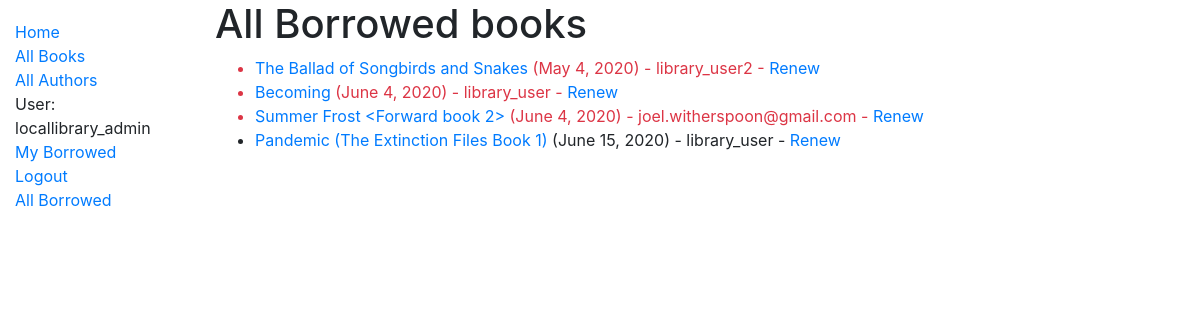
/catalog/borrowed/ (signed in), run on an earlier commit of the app's database.
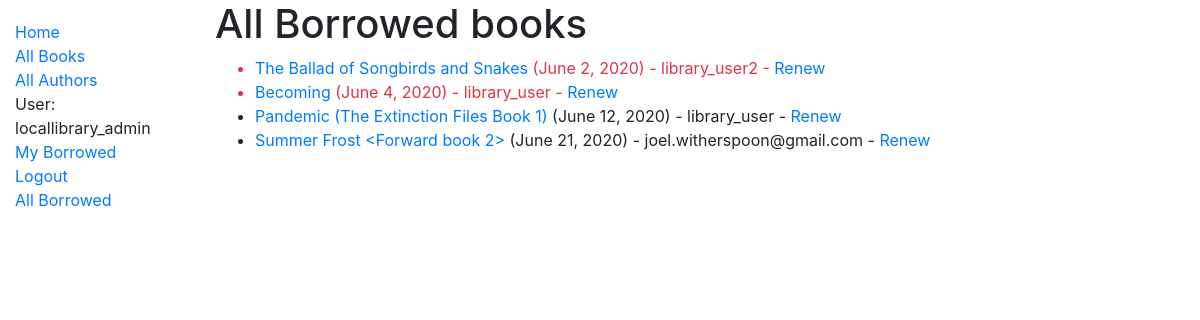
And on a later commit of the database.
### catalog/models.py (models this page shows, shortened)
class BookInstance(models.Model):
    id = models.UUIDField(primary_key=True, default=uuid.uuid4, help_text='Unique ID for this particular book across '
                                                                          'whole library')
    book = models.ForeignKey('Book', on_delete=models.SET_NULL, null=True)
    imprint = models.CharField(max_length=200)
    due_back = models.DateField(null=True, blank=True)
    borrower = models.ForeignKey(User, on_delete=models.SET_NULL, null=True, blank=True)
    LOAN_STATUS = (
        ('m', 'Maintenance'),
        ('o', 'On Loan'),
        ('a', 'Available'),
        ('r', 'Reserved'),
    )
    status = models.CharField(
        max_length=1,
        choices=LOAN_STATUS,
        blank=True,
        default='m',
        help_text='Book availability',
    )
    class Meta:
        ordering = ['due_back']
        app_label = 'catalog'
        permissions = (("can_mark_returned", "Set book as returned"),)
    @property
    def is_overdue(self):
        if self.due_back and date.today() > self.due_back:
            return True
        return False

class Book(models.Model):
    title = models.CharField(max_length=200)
    author = models.ForeignKey('Author', on_delete=models.SET_NULL, null=True)
    summary = models.TextField(max_length=1000, help_text='Enter a brief description of the book')
    isbn = models.CharField('ISBN', max_length=13, help_text='13 Characters <a href="https://www.isbn-international'
                                                             '.org/content/what-isbn">ISBN number</a>')
    genre = models.ManyToManyField('Genre', help_text='Select a genre for this book')
    iso_639_1 = (('ab', 'Abkhaz'),
                 ('aa', 'Afar'),
                 ('af', 'Afrikaans'),
                 ('ak', 'Akan'),
                 ('sq', 'Albanian'),
                 ('am', 'Amharic'),
                 ('ar', 'Arabic'),
                 ('an', 'Aragonese'),
                 ('hy', 'Armenian'),
                 ('as', 'Assamese'),
                 ('av', 'Avaric'),
                 ('ae', 'Avestan'),
                 ('ay', 'Aymara'),
                 ('az', 'Azerbaijani'),
                 ('bm', 'Bambara'),
                 ('ba', 'Bashkir'),
                 ('eu', 'Basque'),
                 ('be', 'Belarusian'),
                 ('bn', 'Bengali'),
                 ('bh', 'Bihari'),
                 ('bi', 'Bislama'),
                 ('bs', 'Bosnian'),
                 ('br', 'Breton'),
                 ('bg', 'Bulgarian'),
                 ('my', 'Burmese'),
                 ('ca', 'Catalan; Valencian'),
                 ('ch', 'Chamorro'),
                 ('ce', 'Chechen'),
                 ('ny', 'Chichewa; Chewa; Nyanja'),
                 ('zh', 'Chinese'),
                 ('cv', 'Chuvash'),
                 ('kw', 'Cornish'),
                 ('co', 'Corsican'),
                 ('cr', 'Cree'),
                 ('hr', 'Croatian'),
                 ('cs', 'Czech'),
                 ('da', 'Danish'),
                 ('dv', 'Divehi; Maldivian;'),
                 ('nl', 'Dutch'),
                 ('dz', 'Dzongkha'),
                 ('en', 'English'),
                 ('eo', 'Esperanto'),
                 ('et', 'Estonian'),
                 ('ee', 'Ewe'),
                 ('fo', 'Faroese'),
                 ('fj', 'Fijian'),
                 ('fi', 'Finnish'),
                 ('fr', 'French'),
                 ('ff', 'Fula'),
                 ('gl', 'Galician'),
                 ('ka', 'Georgian'),
                 ('de', 'German'),
                 ('el', 'Greek, Modern'),
                 ('gn', 'Guaraní'),
                 ('gu', 'Gujarati'),
                 ('ht', 'Haitian'),
                 ('ha', 'Hausa'),
                 ('he', 'Hebrew (modern)'),
                 ('hz', 'Herero'),
                 ('hi', 'Hindi'),
                 ('ho', 'Hiri Motu'),
                 ('hu', 'Hungarian'),
                 ('ia', 'Interlingua'),
                 ('id', 'Indonesian'),
                 ('ie', 'Interlingue'),
                 ('ga', 'Irish'),
                 ('ig', 'Igbo'),
                 ('ik', 'Inupiaq'),
                 ('io', 'Ido'),
                 ('is', 'Icelandic'),
                 ('it', 'Italian'),
                 ('iu', 'Inuktitut'),
                 ('ja', 'Japanese'),
                 ('jv', 'Javanese'),
                 ('kl', 'Kalaallisut'),
                 ('kn', 'Kannada'),
                 ('kr', 'Kanuri'),
                 ('ks', 'Kashmiri'),
                 ('kk', 'Kazakh'),
                 ('km', 'Khmer'),
                 ('ki', 'Kikuyu, Gikuyu'),
                 ('rw', 'Kinyarwanda'),
                 ('ky', 'Kirghiz, Kyrgyz'),
                 ('kv', 'Komi'),
                 ('kg', 'Kongo'),
                 ('ko', 'Korean'),
                 ('ku', 'Kurdish'),
                 ('kj', 'Kwanyama, Kuanyama'),
                 ('la', 'Latin'),
                 ('lb', 'Luxembourgish'),
                 ('lg', 'Luganda'),
                 ('li', 'Limburgish'),
                 ('ln', 'Lingala'),
                 ('lo', 'Lao'),
                 ('lt', 'Lithuanian'),
                 ('lu', 'Luba-Katanga'),
                 ('lv', 'Latvian'),
                 ('gv', 'Manx'),
                 ('mk', 'Macedonian'),
                 ('mg', 'Malagasy'),
                 ('ms', 'Malay'),
                 ('ml', 'Malayalam'),
                 ('mt', 'Maltese'),
                 ('mi', 'Māori'),
                 ('mr', 'Marathi (Marāṭhī)'),
                 ('mh', 'Marshallese'),
                 ('mn', 'Mongolian'),
                 ('na', 'Nauru'),
                 ('nv', 'Navajo, Navaho'),
                 ('nb', 'Norwegian Bokmål'),
                 ('nd', 'North Ndebele'),
                 ('ne', 'Nepali'),
                 ('ng', 'Ndonga'),
                 ('nn', 'Norwegian Nynorsk'),
                 ('no', 'Norwegian'),
                 ('ii', 'Nuosu'),
                 ('nr', 'South Ndebele'),
                 ('oc', 'Occitan'),
                 ('oj', 'Ojibwe, Ojibwa'),
                 ('cu', 'Old Church Slavonic'),
                 ('om', 'Oromo'),
                 ('or', 'Oriya'),
                 ('os', 'Ossetian, Ossetic'),
                 ('pa', 'Panjabi, Punjabi'),
                 ('pi', 'Pāli'),
                 ('fa', 'Persian'),
                 ('pl', 'Polish'),
                 ('ps', 'Pashto, Pushto'),
                 ('pt', 'Portuguese'),
                 ('qu', 'Quechua'),
                 ('rm', 'Romansh'),
                 ('rn', 'Kirundi'),
                 ('ro', 'Romanian, Moldavan'),
                 ('ru', 'Russian'),
                 ('sa', 'Sanskrit (Saṁskṛta)'),
                 ('sc', 'Sardinian'),
                 ('sd', 'Sindhi'),
                 ('se', 'Northern Sami'),
                 ('sm', 'Samoan'),
                 ('sg', 'Sango'),
                 ('sr', 'Serbian'),
                 ('gd', 'Scottish Gaelic'),
                 ('sn', 'Shona'),
                 ('si', 'Sinhala, Sinhalese'),
                 ('sk', 'Slovak'),
                 ('sl', 'Slovene'),
                 ('so', 'Somali'),
                 ('st', 'Southern Sotho'),
                 ('es', 'Spanish; Castilian'),
                 ('su', 'Sundanese'),
                 ('sw', 'Swahili'),
                 ('ss', 'Swati'),
                 ('sv', 'Swedish'),
                 ('ta', 'Tamil'),
                 ('te', 'Telugu'),
                 ('tg', 'Tajik'),
                 ('th', 'Thai'),
                 ('ti', 'Tigrinya'),
                 ('bo', 'Tibetan'),
                 ('tk', 'Turkmen'),
                 ('tl', 'Tagalog'),
                 ('tn', 'Tswana'),
                 ('to', 'Tonga'),
                 ('tr', 'Turkish'),
                 ('ts', 'Tsonga'),
                 ('tt', 'Tatar'),
                 ('tw', 'Twi'),
                 ('ty', 'Tahitian'),
                 ('ug', 'Uighur, Uyghur'),
                 ('uk', 'Ukrainian'),
                 ('ur', 'Urdu'),
                 ('uz', 'Uzbek'),
                 ('ve', 'Venda'),
                 ('vi', 'Vietnamese'),
                 ('vo', 'Volapük'),
                 ('wa', 'Walloon'),
                 ('cy', 'Welsh'),
                 ('wo', 'Wolof'),
                 ('fy', 'Western Frisian'),
                 ('xh', 'Xhosa'),
                 ('yi', 'Yiddish'),
                 ('yo', 'Yoruba'),
                 ('za', 'Zhuang, Chuang'),
                 ('zu', 'Zulu'),)
    language = models.CharField(
        max_length=2,
        choices=iso_639_1,
        blank=True,
        default='en',
        help_text='Languages'
    )
    def display_genre(self):
        """Creates a 3 char string for genre"""
        return ', '.join(genre.name for genre in self.genre.all()[:3])
    display_genre.short_description = 'Genre'

### catalog/views.py (the view)
# urls.py: path('borrowed/', views.LoanedBooksListView.as_view(), name='all-borrowed'),
class LoanedBooksListView(PermissionRequiredMixin, generic.ListView):
    permission_required = 'catalog.can_mark_returned'
    model = BookInstance
    template_name = 'catalog/bookinstance_list_borrowed.html'
    paginate_by = 10
    def get_queryset(self):
        return BookInstance.objects.filter(status__exact='o').order_by('due_back')

### catalog/templates/catalog/bookinstance_list_borrowed.html
{% extends "catalog/base.html" %}
{% block content %}
    <h1>All Borrowed books</h1>
    {% if bookinstance_list %}
    <ul>
      {% for bookinst in bookinstance_list %}
      <li class="{% if bookinst.is_overdue %}text-danger{% endif %}">
          <a href="{% url 'catalog:book-detail' bookinst.book.pk %}">{{ bookinst.book.title }} </a>
            ({{ bookinst.due_back }}) - {{ bookinst.borrower }}
          {% if perms.catalog.can_mark_returned %}
            - <a href="{% url 'catalog:renew-book-librarian' bookinst.id %}">
                Renew
            </a>
          {% endif %}
      </li>
      {% endfor %}
    </ul>
    {% else %}
      <p>There are no books borrowed.</p>
    {% endif %}
{% endblock %}

What changed in the data, as far as the page shows it:
changed BookInstance "The Ballad of Songbirds and Snakes": due_back "May 4, 2020" → "June 2, 2020"
changed BookInstance "Pandemic (The Extinction Files Book 1)": due_back "June 15, 2020" → "June 12, 2020"; moves up the list
changed BookInstance "Summer Frost <Forward book 2>": due_back "June 4, 2020" → "June 21, 2020"
